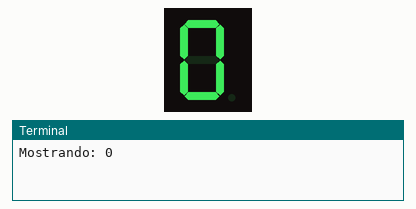
This program was run on a simulated Raspberry Pi (BCM pin numbers). Shown: 1-digit seven-segment display, the last lines printed to the terminal. The segment pins are drawn as the display they are named for.

Above: at 0.1 s.
At 10.1 s:
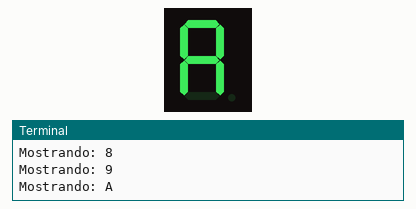
At 11.1 s:
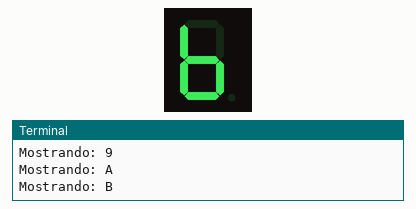
At 12.1 s:
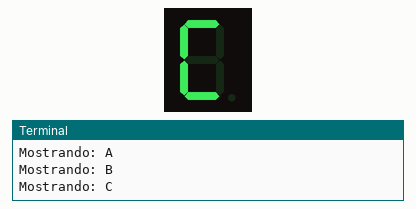
At 14.1 s:
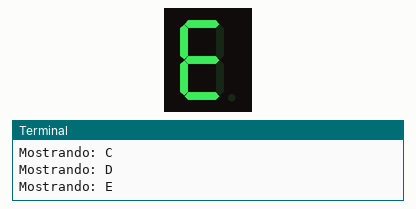
At 15.1 s:
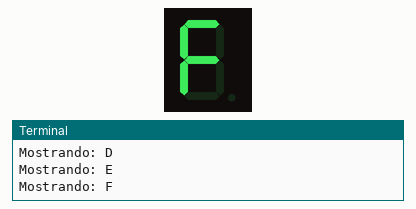

Measured:
- by itself, everything shown: repeats every 16.0 s, in 16 steps
- what the display in image 0 shows lasts 1.0 s, from 0.1 s to 1.1 s

The program:

7_segmentos.py
```python
import RPi.GPIO as GPIO
import time

# Configuración inicial
GPIO.setmode(GPIO.BCM)
GPIO.setwarnings(False)

# Definición de pines para cada segmento
pines = {'A': 17,  # pin físico 11
        'B': 18,  # pin físico 12
        'C': 27,  # pin físico 13
        'D': 22,  # pin físico 15
        'E': 23,  # pin físico 16
        'F': 24,  # pin físico 18
        'G': 25   # pin físico 22
}

# Configurar los pines como salidas y establecerlos en alto (apagados)
for pin in pines.values():
    GPIO.setup(pin, GPIO.OUT)
    GPIO.output(pin, GPIO.HIGH)

# Diccionario de segmentos para cada dígito hexadecimal
hex_seg = {
    '0': [1,1,1,1,1,1,0],
    '1': [0,1,1,0,0,0,0],
    '2': [1,1,0,1,1,0,1],
    '3': [1,1,1,1,0,0,1],
    '4': [0,1,1,0,0,1,1],
    '5': [1,0,1,1,0,1,1],
    '6': [1,0,1,1,1,1,1],
    '7': [1,1,1,0,0,0,0],
    '8': [1,1,1,1,1,1,1],
    '9': [1,1,1,1,0,1,1],
    'A': [1,1,1,0,1,1,1],
    'B': [0,0,1,1,1,1,1],
    'C': [1,0,0,1,1,1,0],
    'D': [0,1,1,1,1,0,1],
    'E': [1,0,0,1,1,1,1],
    'F': [1,0,0,0,1,1,1]
}

def mostrar_digito(digito):
    print("Mostrando:", digito)
    pattern = hex_seg[digito]
    for i, seg in enumerate(['A', 'B', 'C', 'D', 'E', 'F', 'G']):
        # Invertir la lógica para ánodo común: 1 -> LOW (encendido), 0 -> HIGH (apagado)
        GPIO.output(pines[seg], GPIO.LOW if pattern[i] else GPIO.HIGH)
    time.sleep(1)

def main():
    try:
        while True:
            for digito in hex_seg:
                mostrar_digito(digito)
    except KeyboardInterrupt:
        print("Programa interrumpido por el usuario.")
    finally:
        # Apagar todos los segmentos antes de limpiar
        for pin in pines.values():
            GPIO.output(pin, GPIO.HIGH)
        GPIO.cleanup()
        print("GPIO limpiado. Programa finalizado.")

if __name__ == "__main__":
    main()
```
